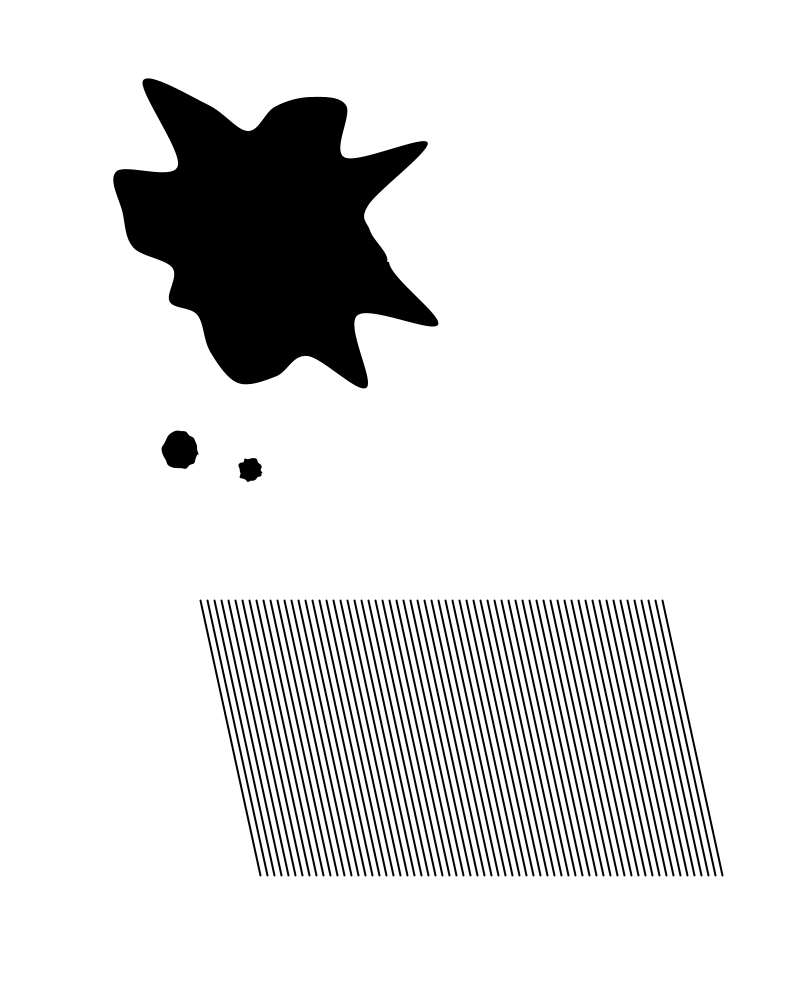
Frame 1 (no input)
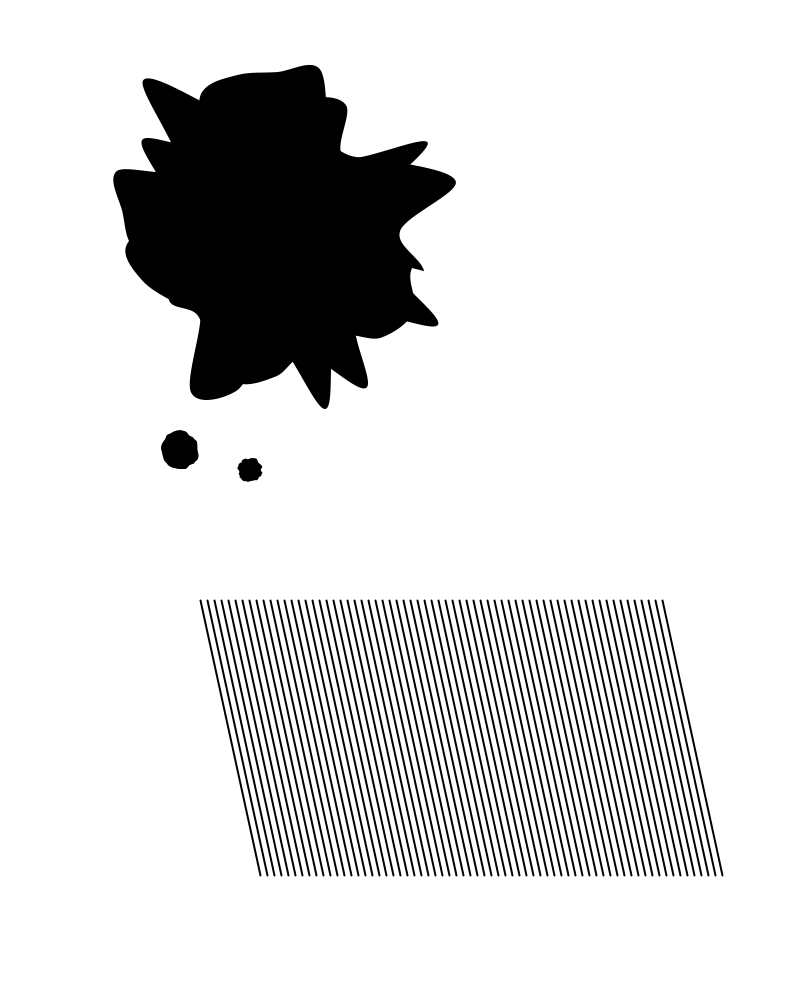
Frame 2 (the mouse pressed at the canvas centre, redrawn once)

The Processing sketch that drew these frames (run headless with seeded random() and noise(); the mouse was pressed at the canvas centre and the sketch redrawn once):

// Processing sketch: processing_94559
// ── processing_94559.pde

/* 
 Printing Code ITP
 (Spring 2012)
 
 Assignment Week 2: create a sketch that consists of two seperate shapes.
 One that is inspired by the word "wet", one that is insprired by the word 
 "sharp". Colors are limited to only b/w and the sketch must contain a 
 beginShape() and a for loop through which the vertex points are created.
 */

/* created by Alexandra Coym */

float numVertices = 25;
float vertexDegree = 360 / numVertices;
float numVertices2 = 3;


//setting canvas properties
//float printWidth = 16;
//float printHeight = 23;
//float enlarge = 48;


void setup () { 
  //size(round(printWidth * enlarge), round(printHeight * enlarge));
  size(800,1000);
  background(255);
  smooth();
}

void draw () {
  noLoop();

  // drawing the ink blob as a for loop  
    pushMatrix();
    for (int i=200; i<=width-(width/6); i+=7) {
      strokeWeight(2);
      line(i, height-400, i+60, height-(height/8));
  }
    
    beginShape();
    fill(0);
    noStroke();
    translate(width-(2*width/3), height-(2*height/2.6));
    for (int i = 0; i < numVertices + 3; i++)
    {
      float circleRadius = random(100, 200);
      float x = cos(radians(i * vertexDegree)) * (circleRadius);
      float y = sin(radians(i * vertexDegree)) * (circleRadius);
      curveVertex(x, y);
    }
    endShape();
    popMatrix();

  // adding ink splotch #1
  beginShape();
  fill(0);
  noStroke();
  translate(180, 450);
  for (int i = 0; i < numVertices + 3; i++)
  {
    float circleRadius2 = random(17, 20);
    float x = cos(radians(i * vertexDegree)) * (circleRadius2);
    float y = sin(radians(i * vertexDegree)) * (circleRadius2);
    curveVertex(x, y);
  }
  endShape();

  // adding ink splotch #2  
  beginShape();
  fill(0);
  noStroke();
  translate(70,20);
  for (int i = 0; i < numVertices + 3; i++)
  {
    float circleRadius2 = random(10, 13);
    float x = cos(radians(i * vertexDegree)) * (circleRadius2);
    float y = sin(radians(i * vertexDegree)) * (circleRadius2);
    curveVertex(x, y);
  }
  endShape();

}

/* actual idea with hardcoded paper airplane
 //  fill(0);
 //  rect(0, 550, width, height-500);
 //  pushMatrix();
 //  fill(255);
 //  stroke(1);
 //  translate(250, 800);
 //  rotate(radians(-20));
 //  scale(4);
 //  triangle(30, 30, 30, 60, 110, 20);
 //  triangle(30, 60, 40, 40, 110, 20);
 //  triangle(15, 20, 30, 30, 110, 20);
 //  triangle(40, 40, 60, 60, 110, 20);
 //  popMatrix();
 */
